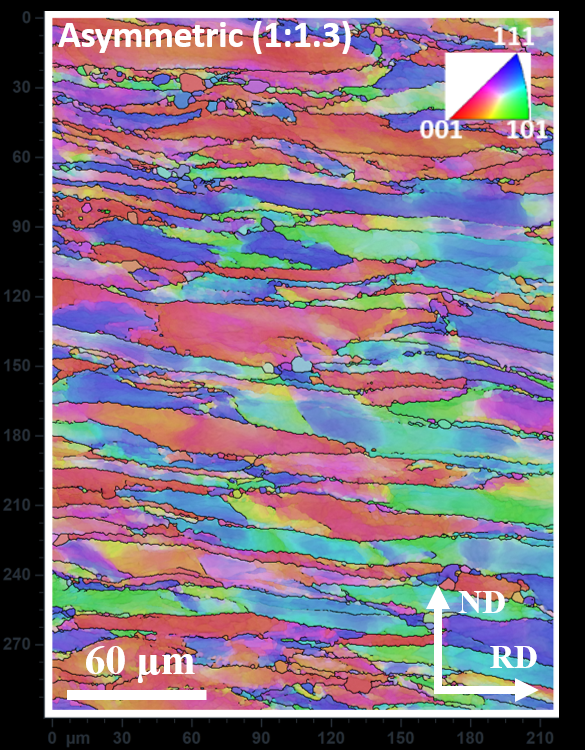
#> input picture images/700C/asym1.3-New.tif, 585 x 750 px, found by its file name
$ python grain_analysis.py
#> lines starting #> are read from the running program, lines starting #| are printed output that depends on the picture; after the words box and inside, x2 and y2 are one past the last pixel; in counts of white or black regions, pixels touching at a corner belong together
import cv2
import numpy as np
import matplotlib.pyplot as plt
from skimage.color import rgb2gray
from skimage import io
import skimage.exposure as exposure
from skimage.color import label2rgb
from skimage.measure import label, regionprops
from skimage.filters import try_all_threshold, threshold_mean, threshold_isodata
from scipy import ndimage


img = cv2.imread('/home/hamza/Bureau/LORIA/maminova/images/700C/asym1.3-New.tif', cv2.IMREAD_GRAYSCALE)
#> img: shape (750, 585); min 0, max 255, mean 120.1

print(img.shape)
#| (750, 585)


x = 70  # Starting x-coordinate of the ROI
y = 11  # Starting y-coordinate of the ROI
width = 874  # Width of the ROI
height = 927  # Height of the ROI

# Crop the image using array indexing
img = img[y:y+height, x:x+width]
#> img: shape (739, 515)


assert img is not None, "file could not be read, check with os.path.exists()"

img = cv2.medianBlur(img,5)
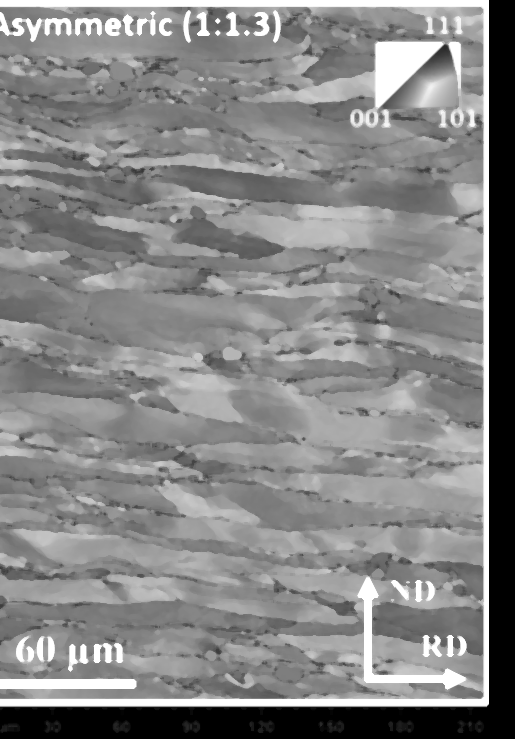
#> img: shape (739, 515); min 0, max 255, mean 133.9

ret,th1 = cv2.threshold(img,127,255,cv2.THRESH_BINARY)
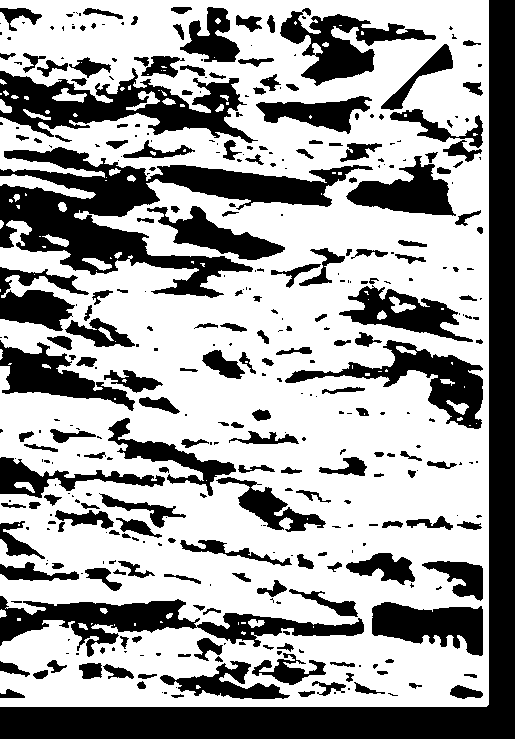
#> th1: shape (739, 515); 63.2% white; 381 black regions (192 under 20 px), largest, box (x1, y1, x2, y2) and area: (0, 0, 515, 739) 34865, (0, 147, 373, 298) 18249, (0, 68, 258, 143) 8215

th2 = cv2.adaptiveThreshold(img,255,cv2.ADAPTIVE_THRESH_MEAN_C,\
            cv2.THRESH_BINARY,11,2)
#> th2: shape (739, 515); 62.8% white; 883 black regions (581 under 20 px), largest, box (x1, y1, x2, y2) and area: (0, 7, 484, 699) 56566, (0, 0, 494, 737) 6985, (0, 110, 326, 191) 5652
th3 = cv2.adaptiveThreshold(img,255,cv2.ADAPTIVE_THRESH_GAUSSIAN_C,\
            cv2.THRESH_BINARY,11,2)
#> th3: shape (739, 515); 70.6% white; 1942 black regions (1492 under 20 px), largest, box (x1, y1, x2, y2) and area: (0, 7, 484, 364) 18231, (0, 354, 484, 699) 16162, (0, 0, 494, 716) 6039
titles = ['Original Image', 'Global Thresholding (v = 127)',
            'Adaptive Mean Thresholding', 'Adaptive Gaussian Thresholding']
images = [img, th1, th2, th3]

### Choos
thresh = th2

kernel = np.ones((3,3), np.uint8)
eroded = cv2.erode(thresh, kernel, iterations = 1)
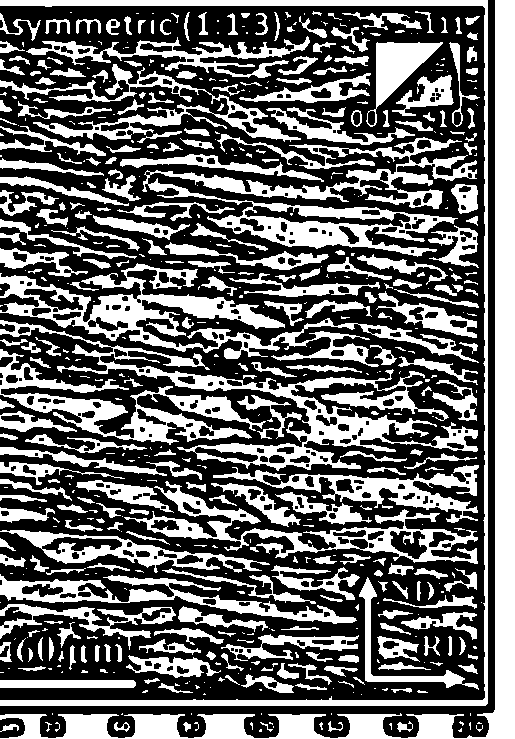
#> eroded: shape (739, 515); 40.5% white; 572 white regions (288 under 20 px), largest, box (x1, y1, x2, y2) and area: (0, 0, 515, 739) 22034, (142, 134, 477, 257) 11112, (0, 263, 479, 367) 10653
dilated = cv2.dilate(eroded, kernel, iterations = 1)
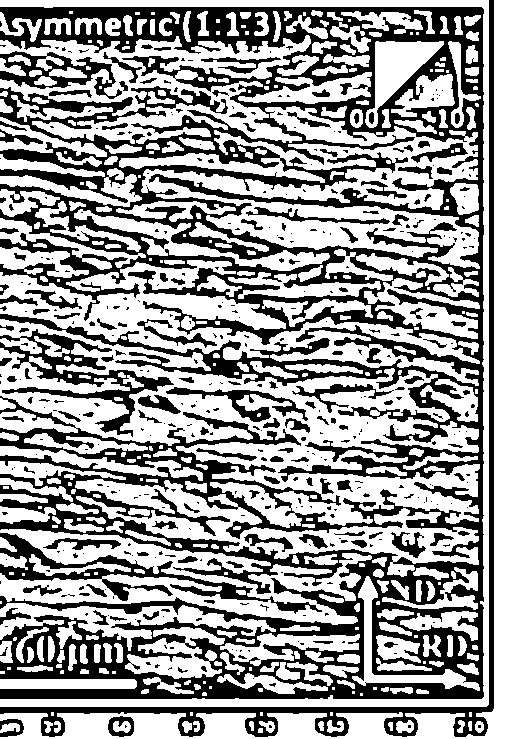
#> dilated: shape (739, 515); 60.4% white; 436 black regions (297 under 20 px), largest, box (x1, y1, x2, y2) and area: (0, 7, 484, 699) 115533, (0, 0, 494, 737) 8932, (0, 533, 322, 614) 4126


mask = dilated == 255
#> mask: shape (739, 515) bool; 60.4% white; 436 black regions (297 under 20 px)

s = [[1,1,1],[1,1,1],[1,1,1]]

labeled_mask , num_labels = ndimage.label(mask, structure = s)
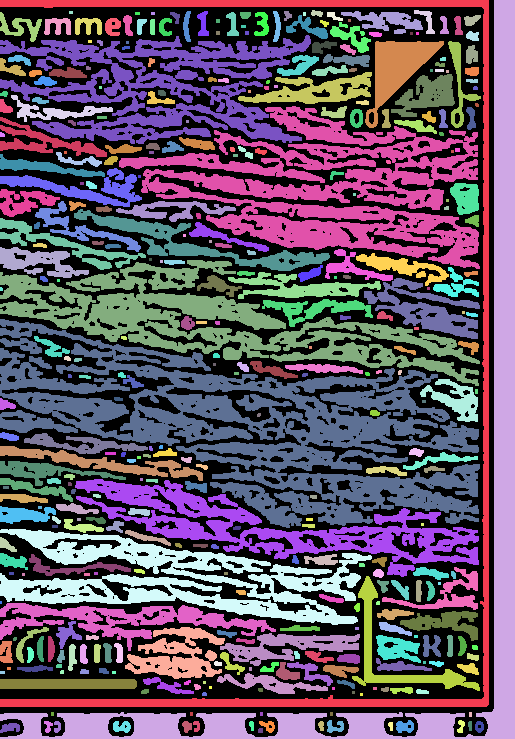
#> labeled_mask: shape (739, 515) int32; 373 distinct labels, from 0 to 372; one colour per label, 0 black
#> num_labels = 372

print("Number of Grains Detected {}".format(num_labels))
#| Number of Grains Detected 372


img2 = label2rgb(labeled_mask, bg_label = 0)
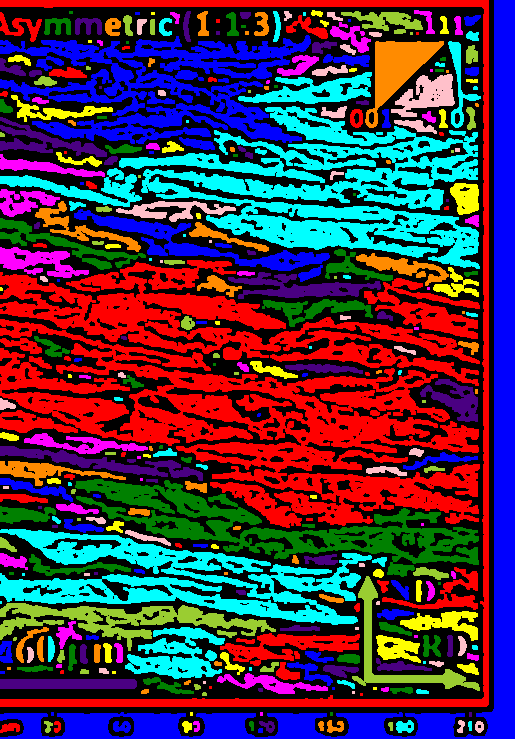
#> img2: shape (739, 515, 3) float64; mean R, G, B 0.291, 0.201, 0.287


fig, ax = plt.subplots(1, 2, figsize=(20, 20))

original_image = cv2.imread('/home/hamza/Bureau/LORIA/maminova/images/700C/asym1.3-New.tif')
#> original_image is the input picture: shape (750, 585, 3); mean B, G, R 128.6, 113.9, 129
original_image = original_image[y:y+height, x:x+width]
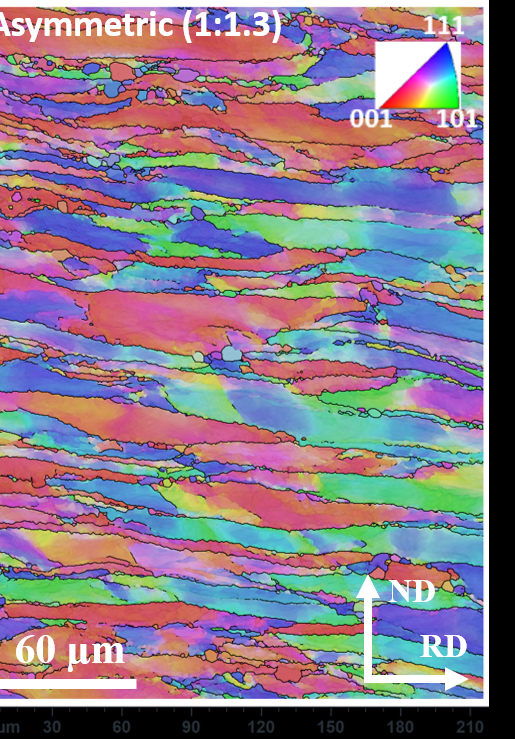
#> original_image: shape (739, 515, 3); mean B, G, R 139.5, 123.5, 139.7
ax[0].imshow(original_image)
ax[1].imshow(img2)


plt.show()
#> figure, not shown here; B, G, R data is drawn as R, G, B


properties = ["Area", "orientation"]


# Getting Each Region Properties
clusters = regionprops(labeled_mask, img)
#> clusters = 372 regions; largest, box (x1, y1, x2, y2) and area: (0, 319, 480, 528) 35768, (0, 0, 515, 739) 24000, (119, 106, 480, 269) 22349, (0, 260, 480, 386) 17118, (0, 35, 311, 144) 13676

output_file = open('region_properties.txt', 'w')


pixels_to_um = 0.5


# Write the region properties to the file
for cluster_prop in clusters:
    output_file.write(str(cluster_prop["Label"]))
    for _ , prop in enumerate(properties):
        if prop == "Area":
            to_print = cluster_prop[prop]*pixels_to_um**2 # convert pixels into square microns
        elif prop == "orientation":
            to_print = cluster_prop[prop]*57.2958 # convert degree to radians
        else:
            to_print = cluster_prop[prop]
        output_file.write("," + str(to_print))
    output_file.write("\n")


# Close the output file
output_file.close()

$ run again, with images/700C/asym1.6-New.tif copied over images/700C/asym1.3-New.tif
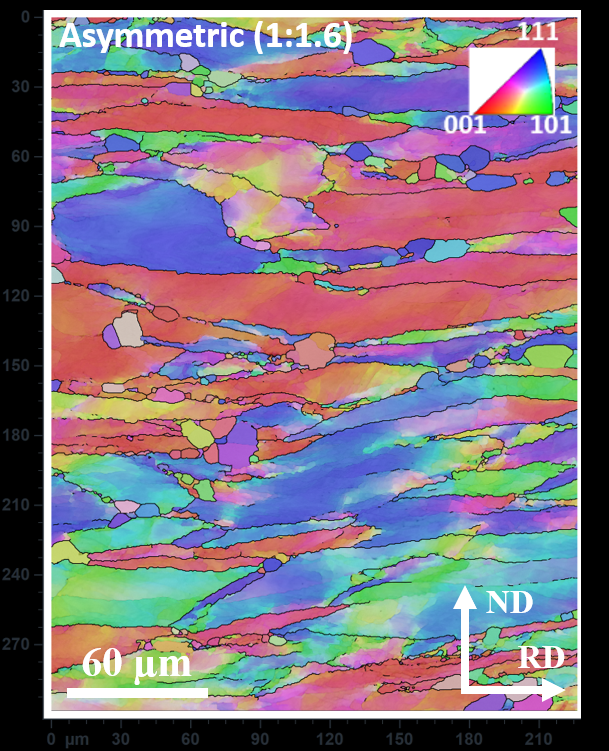
#> input picture images/700C/asym1.6-New.tif, 609 x 751 px, found by its file name
#| (751, 609)
#> th1: shape (740, 539); 64.8% white; 364 black regions (215 under 20 px), largest, box (x1, y1, x2, y2) and area: (0, 0, 539, 740) 37075, (0, 51, 398, 152) 15282, (0, 150, 211, 287) 15128
#> th2: shape (740, 539); 66.1% white; 1158 black regions (816 under 20 px), largest, box (x1, y1, x2, y2) and area: (0, 6, 507, 700) 57788, (0, 0, 516, 738) 7141, (0, 167, 325, 279) 4870
#> th3: shape (740, 539); 74.8% white; 2140 black regions (1709 under 20 px), largest, box (x1, y1, x2, y2) and area: (0, 6, 507, 507) 22146, (0, 493, 508, 700) 11290, (0, 0, 516, 717) 6191
#> eroded: shape (740, 539); 44.9% white; 479 white regions (229 under 20 px), largest, box (x1, y1, x2, y2) and area: (0, 130, 502, 380) 33365, (0, 0, 539, 740) 24065, (0, 423, 504, 648) 15309
#> dilated: shape (740, 539); 63.9% white; 609 black regions (420 under 20 px), largest, box (x1, y1, x2, y2) and area: (0, 6, 507, 700) 114233, (0, 0, 516, 738) 7984, (236, 553, 370, 609) 1459
#> mask: shape (740, 539) bool; 63.9% white; 609 black regions (420 under 20 px)
#> `labeled_mask , num_labels = ndimage.label(mask, structure = s)`:
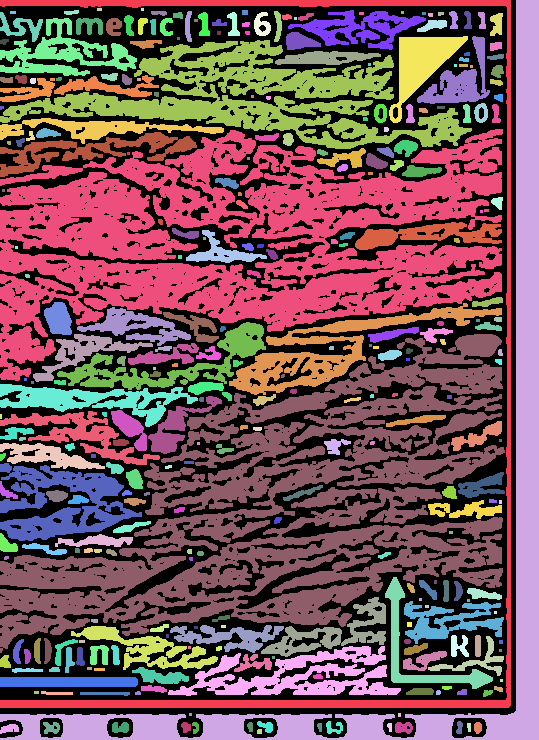
#> labeled_mask: shape (740, 539) int32; 308 distinct labels, from 0 to 307; one colour per label, 0 black
#> num_labels = 307
#| Number of Grains Detected 307
#> original_image is the input picture: shape (751, 609, 3); mean B, G, R 130.1, 116.6, 130.6
#> `original_image = original_image[y:y+height, x:x+width]`:
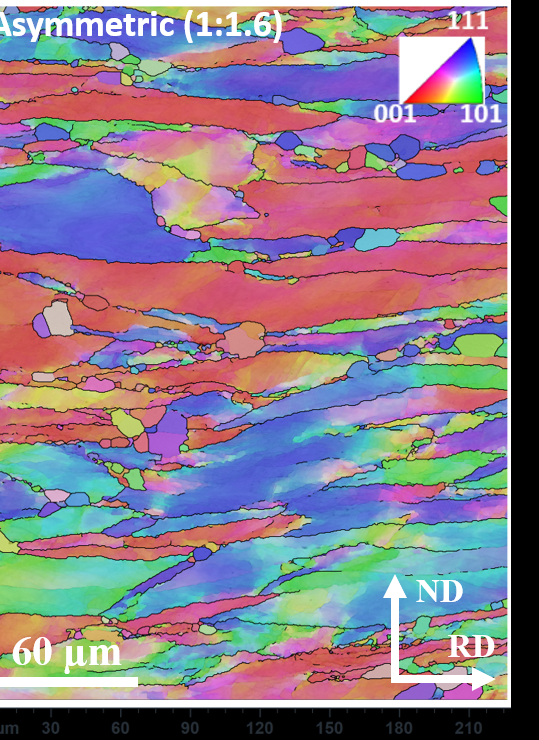
#> original_image: shape (740, 539, 3); mean B, G, R 140.4, 125.2, 140.4
#> clusters = 307 regions; largest, box (x1, y1, x2, y2) and area: (0, 129, 503, 381) 56896, (0, 334, 505, 653) 55596, (0, 0, 539, 740) 26114, (0, 40, 472, 149) 16720, (0, 0, 511, 708) 10114

$ run again, with images/700C/asym1n2-New.tif copied over images/700C/asym1.3-New.tif
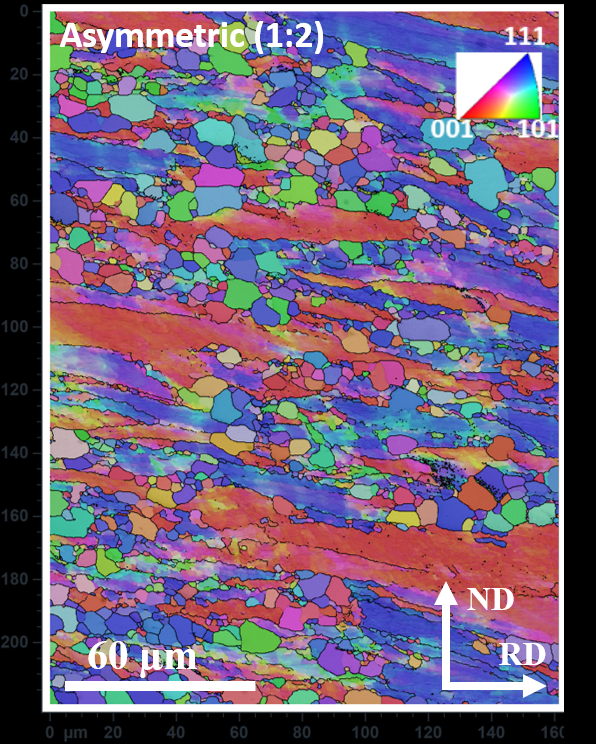
#> input picture images/700C/asym1n2-New.tif, 596 x 744 px, found by its file name
#| (744, 596)
#> th1: shape (733, 526); 32.5% white; 276 white regions (115 under 20 px), largest, box (x1, y1, x2, y2) and area: (0, 0, 494, 701) 34469, (0, 0, 315, 217) 24205, (194, 388, 367, 519) 5345
#> th2: shape (733, 526); 60.5% white; 680 black regions (405 under 20 px), largest, box (x1, y1, x2, y2) and area: (0, 0, 489, 693) 87522, (0, 134, 455, 355) 17189, (0, 0, 499, 732) 8593
#> th3: shape (733, 526); 67.8% white; 1628 black regions (1208 under 20 px), largest, box (x1, y1, x2, y2) and area: (0, 0, 489, 693) 45633, (0, 330, 326, 557) 11644, (0, 0, 499, 711) 6211
#> eroded: shape (733, 526); 37.7% white; 937 white regions (420 under 20 px), largest, box (x1, y1, x2, y2) and area: (364, 0, 526, 733) 20767, (136, 508, 483, 587) 6965, (0, 0, 493, 700) 5041
#> dilated: shape (733, 526); 57.7% white; 245 black regions (154 under 20 px), largest, box (x1, y1, x2, y2) and area: (0, 0, 489, 693) 144552, (0, 0, 499, 733) 9833, (225, 541, 326, 581) 584
#> mask: shape (733, 526) bool; 57.7% white; 245 black regions (154 under 20 px)
#> `labeled_mask , num_labels = ndimage.label(mask, structure = s)`:
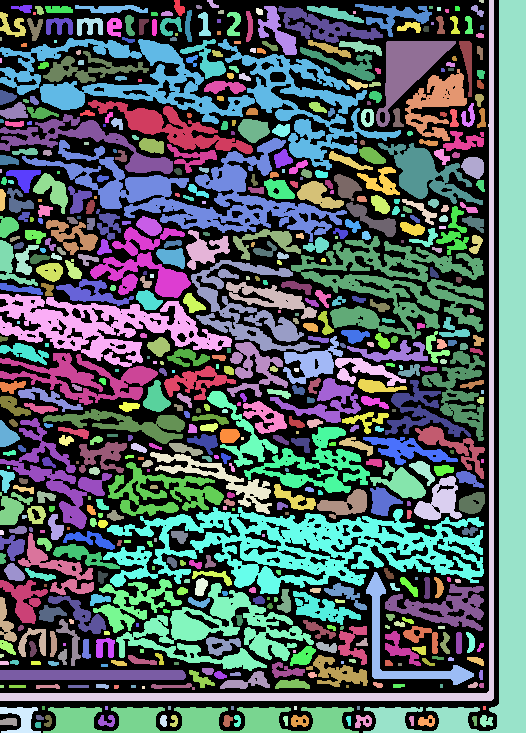
#> labeled_mask: shape (733, 526) int32; 609 distinct labels, from 0 to 608; one colour per label, 0 black
#> num_labels = 608
#| Number of Grains Detected 608
#> original_image is the input picture: shape (744, 596, 3); mean B, G, R 122, 97.8, 114.2
#> `original_image = original_image[y:y+height, x:x+width]`:
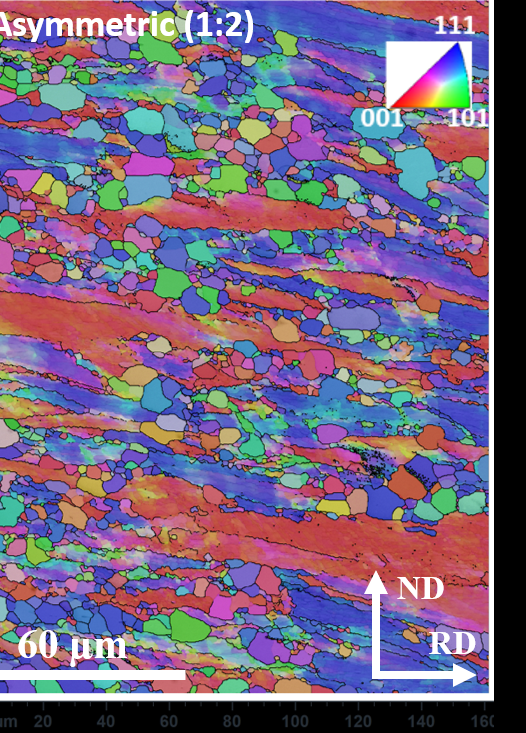
#> original_image: shape (733, 526, 3); mean B, G, R 129, 101.6, 120.4
#> clusters = 608 regions; largest, box (x1, y1, x2, y2) and area: (363, 0, 526, 733) 21880, (103, 507, 484, 594) 14362, (0, 38, 401, 170) 12099, (22, 138, 347, 242) 8860, (291, 236, 484, 339) 7597

$ run again, with images/700C/sym-New.tif copied over images/700C/asym1.3-New.tif
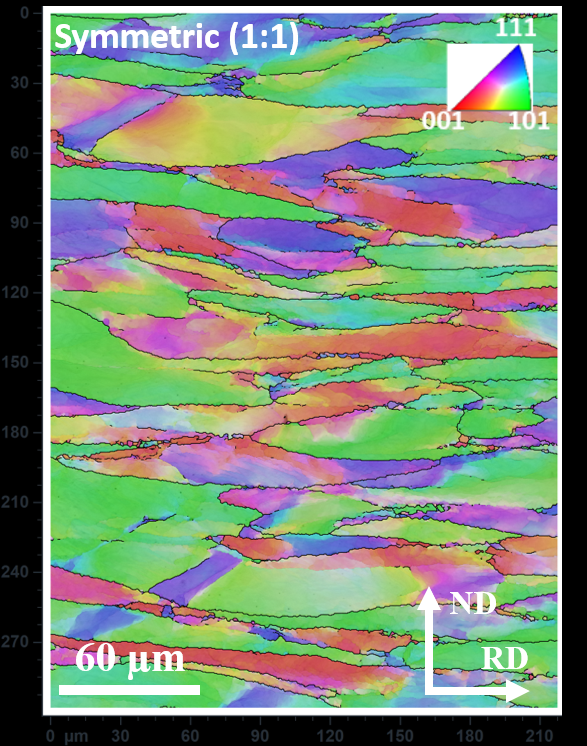
#> input picture images/700C/sym-New.tif, 587 x 746 px, found by its file name
#| (746, 587)
#> th1: shape (735, 517); 76.5% white; 245 black regions (129 under 20 px), largest, box (x1, y1, x2, y2) and area: (0, 0, 517, 735) 33630, (85, 164, 487, 254) 13877, (40, 630, 308, 670) 4084
#> th2: shape (735, 517); 66.5% white; 1131 black regions (829 under 20 px), largest, box (x1, y1, x2, y2) and area: (0, 2, 487, 697) 56017, (0, 0, 497, 735) 7433, (15, 224, 330, 337) 4617
#> th3: shape (735, 517); 75% white; 1866 black regions (1510 under 20 px), largest, box (x1, y1, x2, y2) and area: (0, 327, 488, 697) 18804, (0, 2, 488, 335) 17481, (0, 0, 497, 733) 6757
#> eroded: shape (735, 517); 45.9% white; 393 white regions (202 under 20 px), largest, box (x1, y1, x2, y2) and area: (0, 143, 482, 246) 16675, (406, 0, 517, 735) 15103, (0, 347, 482, 448) 14627
#> dilated: shape (735, 517); 64.5% white; 640 black regions (453 under 20 px), largest, box (x1, y1, x2, y2) and area: (0, 2, 487, 697) 90622, (0, 0, 497, 735) 9030, (0, 37, 350, 187) 7478
#> mask: shape (735, 517) bool; 64.5% white; 640 black regions (453 under 20 px)
#> labeled_mask: shape (735, 517) int32; 270 distinct labels, from 0 to 269
#> num_labels = 269
#| Number of Grains Detected 269
#> original_image is the input picture: shape (746, 587, 3); mean B, G, R 120.8, 140.3, 125.9
#> `original_image = original_image[y:y+height, x:x+width]`:
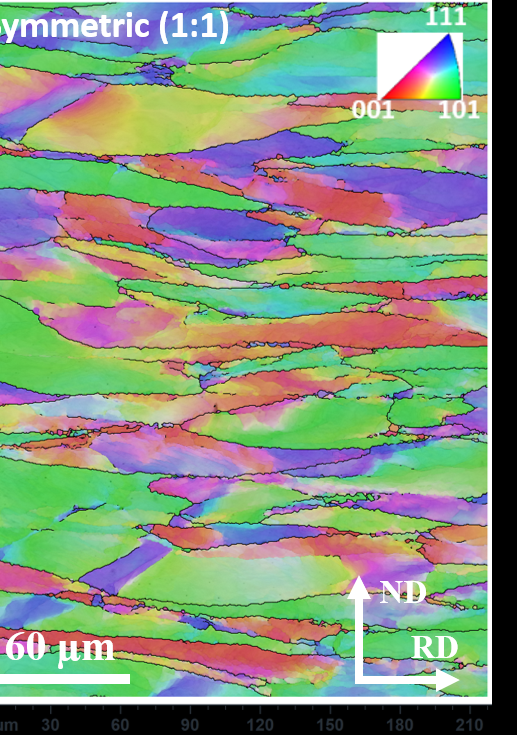
#> original_image: shape (735, 517, 3); mean B, G, R 128.7, 149.9, 134.7
#> clusters = 269 regions; largest, box (x1, y1, x2, y2) and area: (0, 12, 484, 259) 59609, (0, 240, 483, 449) 37961, (0, 427, 484, 573) 28271, (0, 529, 378, 658) 23945, (111, 255, 486, 349) 16238
